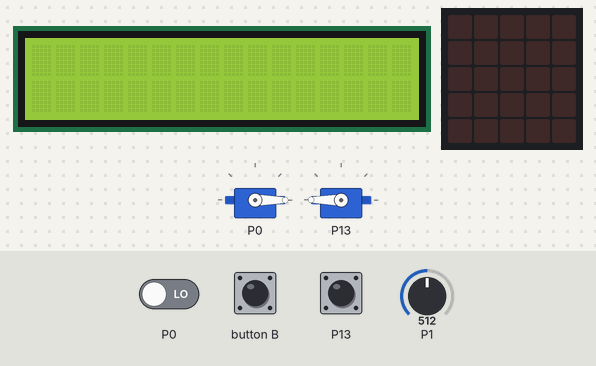
Bench run of a program on a simulated BBC micro:bit (MakeCode). Parts: 2 × servo, 16×2 character LCD, the board's 5×5 LED display. The inputs (shaded band) are chosen by the test bench; at power-on: P1 = 512, P13 HIGH, P0 LOW (analog values on the 0–1023 scale).

Above: at 1.2 s.
1.3 s: P1 set to 1012
2.8 s: P1 set to 1020
At 3.7 s:
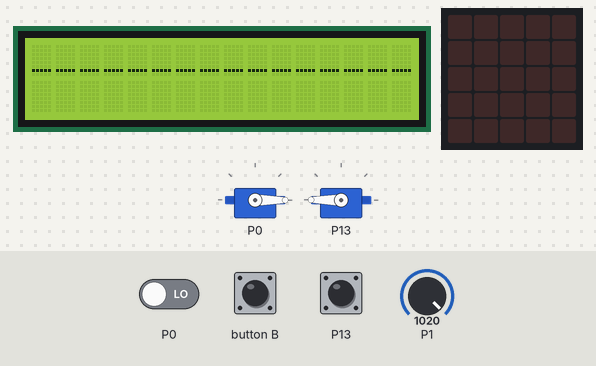
5.8 s: P1 set to 0
At 6.5 s:
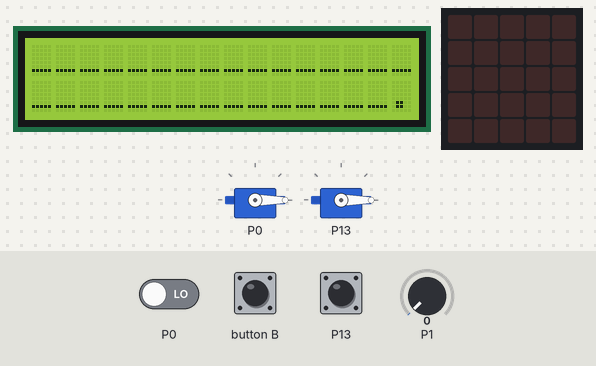
8.8 s: P13 pulled LOW for 3.2 s
At 8.9 s:
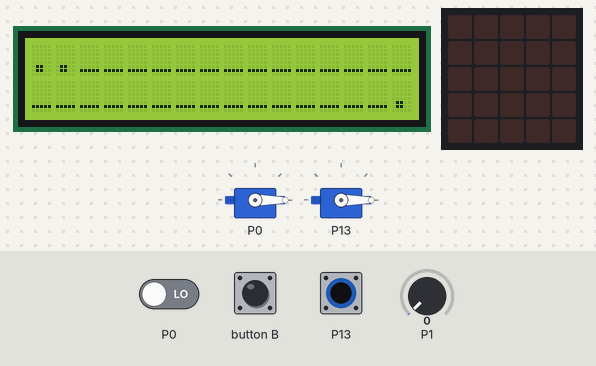
12.6 s: P1 set to 20
At 13.9 s:
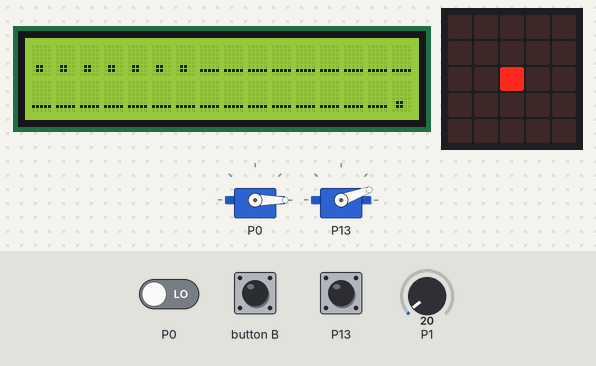
14.2 s: P13 pulled LOW for 1 s
At 15.6 s:
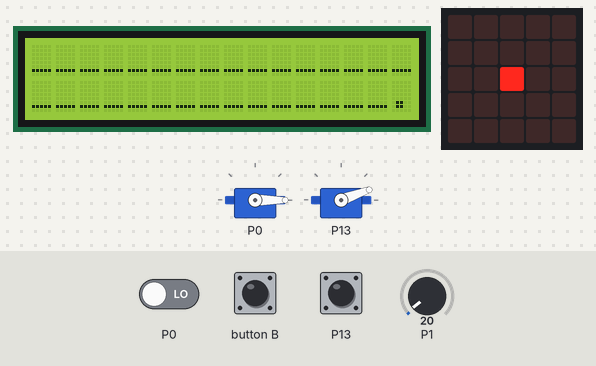
Timing chart, 0 to 17.2 s (numbered marks = the images above; inputs shaded):
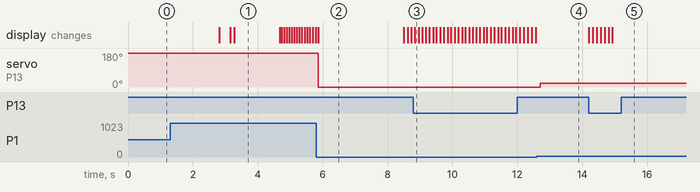

The program:

main.ts
```typescript
input.onButtonPressed(Button.B, function on_button_pressed_b() {
    pins.digitalWritePin(DigitalPin.P10, 0)
    pins.digitalWritePin(DigitalPin.P11, 0)
    pins.digitalWritePin(DigitalPin.P12, 0)
    basic.pause(500)
    pins.digitalWritePin(DigitalPin.P10, 1)
    pins.digitalWritePin(DigitalPin.P11, 1)
    pins.digitalWritePin(DigitalPin.P12, 1)
})
let angle = 0
pins.servoWritePin(AnalogPin.P0, 0)
let lcd_text = ""
tinkercademy.crashSensorSetup(DigitalPin.P13)
pins.digitalReadPin(DigitalPin.P0)
I2C_LCD1602.ShowString(lcd_text, 0, 0)
I2C_LCD1602.LcdInit(39)
basic.forever(function on_forever() {

    angle = pins.analogReadPin(AnalogPin.P1)
    pins.servoWritePin(AnalogPin.P13, angle)
    if (pins.analogReadPin(AnalogPin.P1) <= 10) {
        lcd_text = "" + lcd_text + "."
        I2C_LCD1602.ShowString(lcd_text, 0, 0)
    }

    if (pins.analogReadPin(AnalogPin.P1) >= 1020) {
        lcd_text = "" + lcd_text + "_"
        I2C_LCD1602.ShowString(lcd_text, 0, 0)
    }

    if (tinkercademy.crashSensor()) {
        lcd_text = lcd_text.slice(0, -1)
        lcd_text = lcd_text
        I2C_LCD1602.ShowString(lcd_text, 0, 0)
        led.plot(2, 2)
    }

})
```

test.ts
```typescript
// les tests vont ici ; cela ne sera pas compilé si ce paquet est utilisé en tant qu'extension.
```

Measured:
- the behaviour switches between 1019 and 1020 on P1 (found by bisection; images 0 and 1)
- after the input at 1.3 s, every drawn part: stays the same
- after the input at 2.8 s, the display: first changes at once (image 1 shows a later state)
- after the input at 5.8 s, servo on P13: 180° → 0° after 0.07 s; the display: changes after 0.07 s (image 2)
- after the input at 8.8 s, the display: changes at once (image 3)
- after the input at 12.6 s, servo on P13: 0° → 20° after 0.10 s
- after the input at 14.2 s, the display: first changes at once (image 5 shows a later state)
